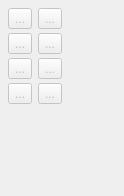
           <widget class="QWidget" name="curves_Page">
            <property name="geometry">
             <rect>
              <x>0</x>
              <y>0</y>
              <width>124</width>
              <height>196</height>
             </rect>
            </property>
            <property name="sizePolicy">
             <sizepolicy hsizetype="Preferred" vsizetype="Maximum">
              <horstretch>0</horstretch>
              <verstretch>0</verstretch>
             </sizepolicy>
            </property>
            <property name="minimumSize">
             <size>
              <width>118</width>
              <height>0</height>
             </size>
            </property>
            <property name="toolTip">
             <string>Tools for creating curves.</string>
            </property>
            <attribute name="icon">
             <iconset resource="share/resources/toolicon.qrc">
              <normaloff>:/toolicon/32x32/spline_toolboxs.png</normaloff>:/toolicon/32x32/spline_toolboxs.png</iconset>
            </attribute>
            <attribute name="label">
             <string>Curve</string>
            </attribute>
            <attribute name="toolTip">
             <string>Curve</string>
            </attribute>
            <layout class="QFormLayout" name="formLayout_10">
             <property name="verticalSpacing">
              <number>4</number>
             </property>
             <property name="leftMargin">
              <number>8</number>
             </property>
             <property name="topMargin">
              <number>8</number>
             </property>
             <property name="rightMargin">
              <number>8</number>
             </property>
             <property name="bottomMargin">
              <number>8</number>
             </property>
             <item row="1" column="0">
              <widget class="QToolButton" name="curve_ToolButton">
               <property name="enabled">
                <bool>false</bool>
               </property>
               <property name="toolTip">
                <string>Curve - Interactive (Alt+C)</string>
               </property>
               <property name="text">
                <string notr="true">...</string>
               </property>
               <property name="icon">
                <iconset resource="share/resources/toolicon.qrc">
                 <normaloff>:/toolicon/32x32/spline.png</normaloff>:/toolicon/32x32/spline.png</iconset>
               </property>
               <property name="iconSize">
                <size>
                 <width>32</width>
                 <height>32</height>
                </size>
               </property>
               <property name="checkable">
                <bool>true</bool>
               </property>
              </widget>
             </item>
             <item row="1" column="1">
              <widget class="QToolButton" name="spline_ToolButton">
               <property name="enabled">
                <bool>false</bool>
               </property>
               <property name="toolTip">
                <string>Spline - Interactive (Alt+S)</string>
               </property>
               <property name="text">
                <string notr="true">...</string>
               </property>
               <property name="icon">
                <iconset resource="share/resources/toolicon.qrc">
                 <normaloff>:/toolicon/32x32/splinePath.png</normaloff>:/toolicon/32x32/splinePath.png</iconset>
               </property>
               <property name="iconSize">
                <size>
                 <width>32</width>
                 <height>32</height>
                </size>
               </property>
               <property name="checkable">
                <bool>true</bool>
               </property>
              </widget>
             </item>
             <item row="3" column="0">
              <widget class="QToolButton" name="curveWithCPs_ToolButton">
               <property name="enabled">
                <bool>false</bool>
               </property>
               <property name="toolTip">
                <string>Curve - Fixed (Alt+Shift+C)</string>
               </property>
               <property name="text">
                <string notr="true">...</string>
               </property>
               <property name="icon">
                <iconset resource="share/resources/toolicon.qrc">
                 <normaloff>:/toolicon/32x32/cubic_bezier.png</normaloff>:/toolicon/32x32/cubic_bezier.png</iconset>
               </property>
               <property name="iconSize">
                <size>
                 <width>32</width>
                 <height>32</height>
                </size>
               </property>
               <property name="checkable">
                <bool>true</bool>
               </property>
              </widget>
             </item>
             <item row="3" column="1">
              <widget class="QToolButton" name="splineWithCPs_ToolButton">
               <property name="enabled">
                <bool>false</bool>
               </property>
               <property name="toolTip">
                <string>Spline - Fixed (Alt+Shift+S)</string>
               </property>
               <property name="text">
                <string notr="true">...</string>
               </property>
               <property name="icon">
                <iconset resource="share/resources/toolicon.qrc">
                 <normaloff>:/toolicon/32x32/cubic_bezier_path.png</normaloff>:/toolicon/32x32/cubic_bezier_path.png</iconset>
               </property>
               <property name="iconSize">
                <size>
                 <width>32</width>
                 <height>32</height>
                </size>
               </property>
               <property name="checkable">
                <bool>true</bool>
               </property>
              </widget>
             </item>
             <item row="6" column="1">
              <widget class="QToolButton" name="pointAlongSpline_ToolButton">
               <property name="enabled">
                <bool>false</bool>
               </property>
               <property name="toolTip">
                <string>Point - On Spline (O, S)</string>
               </property>
               <property name="text">
                <string notr="true">...</string>
               </property>
               <property name="icon">
                <iconset resource="share/resources/toolicon.qrc">
                 <normaloff>:/toolicon/32x32/splinePath_cut_point.png</normaloff>:/toolicon/32x32/splinePath_cut_point.png</iconset>
               </property>
               <property name="iconSize">
                <size>
                 <width>32</width>
                 <height>32</height>
                </size>
               </property>
               <property name="checkable">
                <bool>true</bool>
               </property>
              </widget>
             </item>
             <item row="7" column="0">
              <widget class="QToolButton" name="pointOfIntersectionCurves_ToolButton">
               <property name="enabled">
                <bool>false</bool>
               </property>
               <property name="toolTip">
                <string>Point - Intersect Curves (I, C)</string>
               </property>
               <property name="text">
                <string notr="true">...</string>
               </property>
               <property name="icon">
                <iconset resource="share/resources/toolicon.qrc">
                 <normaloff>:/toolicon/32x32/intersection_curves.png</normaloff>:/toolicon/32x32/intersection_curves.png</iconset>
               </property>
               <property name="iconSize">
                <size>
                 <width>32</width>
                 <height>32</height>
                </size>
               </property>
               <property name="checkable">
                <bool>true</bool>
               </property>
              </widget>
             </item>
             <item row="7" column="1">
              <widget class="QToolButton" name="curveIntersectAxis_ToolButton">
               <property name="enabled">
                <bool>false</bool>
               </property>
               <property name="toolTip">
                <string>Point - Intersect Curve and Axis (C, X)</string>
               </property>
               <property name="text">
                <string notr="true">...</string>
               </property>
               <property name="icon">
                <iconset resource="share/resources/toolicon.qrc">
                 <normaloff>:/toolicon/32x32/curve_intersect_axis.png</normaloff>:/toolicon/32x32/curve_intersect_axis.png</iconset>
               </property>
               <property name="iconSize">
                <size>
                 <width>32</width>
                 <height>32</height>
                </size>
               </property>
               <property name="checkable">
                <bool>true</bool>
               </property>
              </widget>
             </item>
             <item row="6" column="0">
              <widget class="QToolButton" name="pointAlongCurve_ToolButton">
               <property name="enabled">
                <bool>false</bool>
               </property>
               <property name="toolTip">
                <string>Point - On Curve (O, C)</string>
               </property>
               <property name="text">
                <string notr="true">...</string>
               </property>
               <property name="icon">
                <iconset resource="share/resources/toolicon.qrc">
                 <normaloff>:/toolicon/32x32/spline_cut_point.png</normaloff>:/toolicon/32x32/spline_cut_point.png</iconset>
               </property>
               <property name="iconSize">
                <size>
                 <width>32</width>
                 <height>32</height>
                </size>
               </property>
               <property name="checkable">
                <bool>true</bool>
               </property>
              </widget>
             </item>
            </layout>
           </widget>
